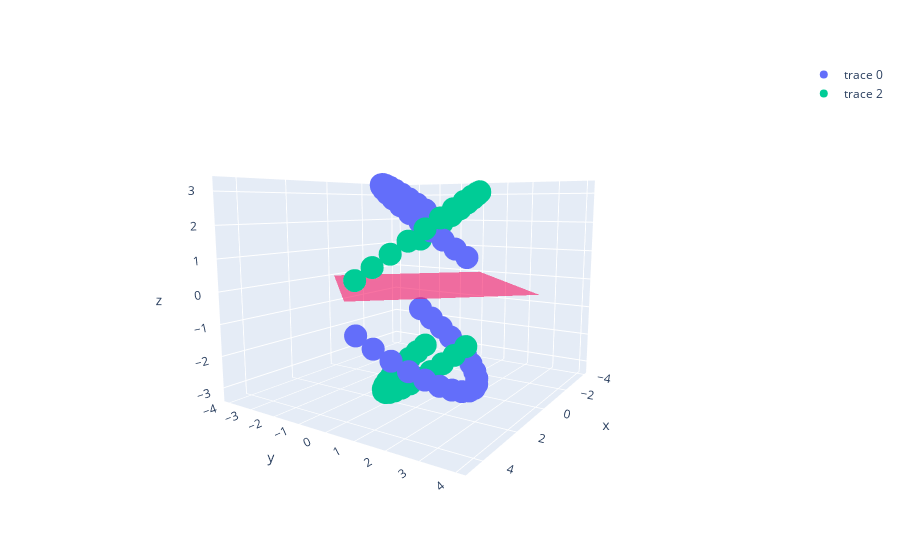

Write notebook code for a chart like this one.
### Markdown cell above
### Reflecting Objects

### Code cell
reflect(x, Π) = cdual(Π) * grin(x) * inv(cdual(Π))

mirror = cdual(cl.e3)
reflected_pairs = reflect.(rotated_pairs,Ref(mirror))

p8 = plotplane(mirror, 4)
p9 = plotpoint(reflected_pairs)

plot([p5,p8,p9])
